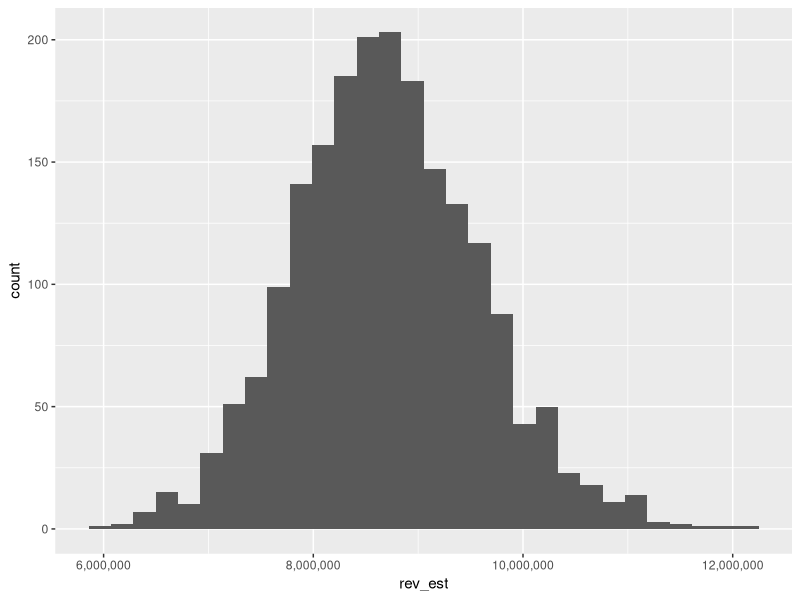
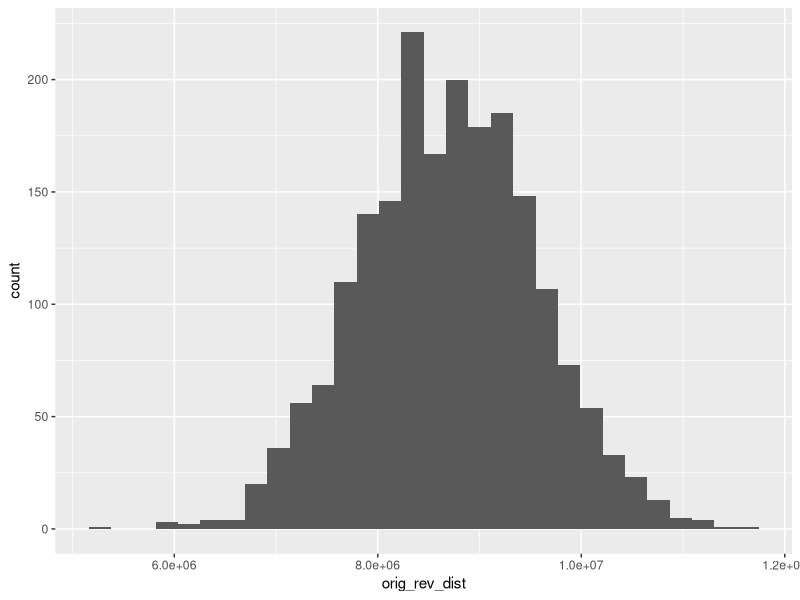
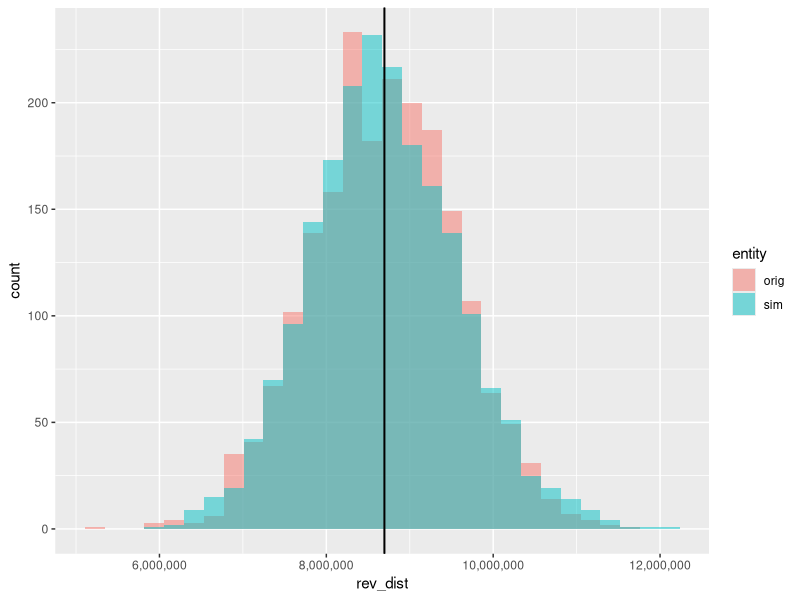

R code for these plots, in order:
## ESTIMATING POTENTIAL RETURNS ON A CUSTOMER PROMOTION

## load libraries
library(tidyverse)
library(scales)

## get data - prepared in advance
cust <- read_csv('data/customer_promo.csv')

## examine customer data
str(cust)

## identify variables for estimating: the unknowns:
## Exp_promo_convert: expecting number of customers to convert via promo
## ARPU_Future: expected ARPU for customers during time period
## ARPU_promo: expected spend rate for customers who converted via promo

## Exp_promo_convert distribution
sd_est <- 0.1

## works but applies same random var to each item
cust_epc <- cust %>% mutate(
  epc_est=Exp_promo_convert*rnorm(mean=1, sd=sd_est, n=1)
)

## works but loop
cust_epc2 <- cust
for(s in 1:nrow(cust)){
  cust_epc2$epc_est[s] <- cust_epc2$Exp_promo_convert[s]*rnorm(mean=1, sd=sd_est, n=1)
}

cust_est <- cust
## create function and use apply
fdist <- function(x) {
  x*rnorm(mean=1, sd=sd_est, n=1)
}
## apply function to each row to create new variable with random normal dist
cust_est$epc_est <- apply(cust_est[,'Exp_promo_convert'], MARGIN=1, FUN=fdist)
## set C3 prev title to 1
cust_est[cust_est$Prod=='C3 (prev title pattern)','epc_est'] <- 1
cust_est$arpu_future_est <- apply(cust_est[,'ARPU_Future'], MARGIN=1, FUN=fdist) 
cust_est$arpu_promo_est <- apply(cust_est[,'ARPU_promo'], MARGIN=1, FUN=fdist)
cust_est <- cust_est %>% mutate(
  rev_est=Customers*epc_est*arpu_future_est*arpu_promo_est
)

sum(cust_est$Revenue)
sum(cust_est$rev_est)

## use above process and create a loop for multiple simulations
## add new function with wider spread for some variables
sd_estw <- 0.2
fdistw <- function(x) {
  x*rnorm(mean=1, sd=sd_estw, n=1)
}
cust_est_sim <- data.frame()
sims <- 2000
for(sim in 1:sims){
  ## apply function to each row to create new variable with random normal dist
  cust_est$epc_est <- apply(cust_est[,'Exp_promo_convert'], MARGIN=1, FUN=fdist)
  ## set C3 prev title to 1
  cust_est[cust_est$Prod=='C3 (prev title pattern)','epc_est'] <- 1
  cust_est$arpu_future_est <- apply(cust_est[,'ARPU_Future'], MARGIN=1, FUN=fdistw) 
  cust_est$arpu_promo_est <- apply(cust_est[,'ARPU_promo'], MARGIN=1, FUN=fdist)
  cust_est <- cust_est %>% mutate(
    rev_est=Customers*epc_est*arpu_future_est*arpu_promo_est
  )
  cust_est$sim <- sim
  cust_est_sim <- bind_rows(cust_est_sim, cust_est)
}

## review results of sim
## total revenue
rev_sim <- cust_est_sim %>% group_by(sim) %>% summarize(rev_est=sum(rev_est))
## visualize distribution of revenue
ggplot(rev_sim, aes(x=rev_est))+geom_histogram()+
  scale_x_continuous(labels=comma)

summary(rev_sim$rev_est)
## compare to random dist of original estimate
orig_rev_est <- sum(cust$Revenue)
orig_rev_est
orig_rev_dist <- rnorm(mean=orig_rev_est, sd=orig_rev_est*sd_est, n=2000)
orig_rev_dist <- data.frame(orig_rev_dist)
summary(orig_rev_dist$orig_rev_dist)

## plot 
ggplot(orig_rev_dist, aes(x=orig_rev_dist))+geom_histogram()
## combine plots
rev_dist_compare <- orig_rev_dist %>% mutate(
  entity='orig'
) %>% rename(
  rev_dist = orig_rev_dist
)
rev_sim_temp <- data.frame(rev_dist=rev_sim$rev_est,
                           entity='sim'
)
rev_dist_compare <- bind_rows(rev_dist_compare, rev_sim_temp)
## plot compare
ggplot(rev_dist_compare, aes(x=rev_dist, fill=entity))+geom_histogram(alpha=0.5, position='identity')+
  scale_x_continuous(labels=comma)+
  geom_vline(xintercept = mean(orig_rev_dist$orig_rev_dist))+
  geom_vline(xintercept= mean(rev_sim$rev_est))
